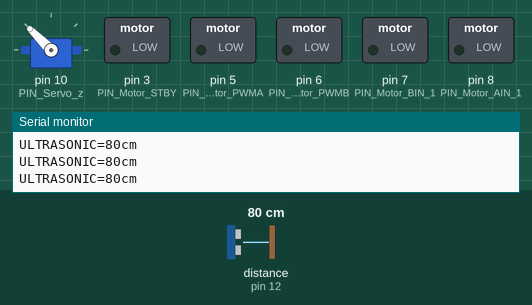
Recording of a sketch running on a simulated Arduino Uno, built with avr-gcc and run on an emulated ATmega328P. Parts: servo, switched loads named in the sketch (green lamp = pin HIGH), the last lines printed to the serial monitor. Wiring (inferred from the names in the program): ultrasonic range finder: trigger pin 13; echo pin 12. The test bench sets the inputs (shaded band); at power-on: distance to the obstacle (sensor on pin 12) 80 cm. The echo pulse lasts 58.3 µs per cm; pins used as bus, display or sensor lines are not drawn.

Above: at 1.7 s.
1.8 s: distance to the obstacle (sensor on pin 12) set to 203 cm
At 2.15 s:
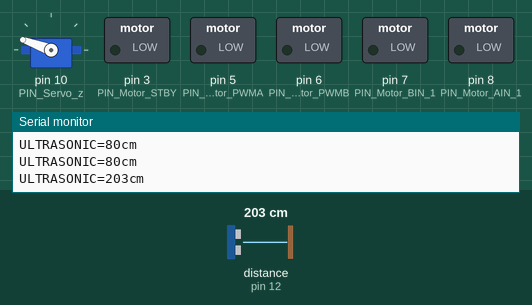
4.8 s: distance to the obstacle (sensor on pin 12) set to 2 cm
At 4.96 s:
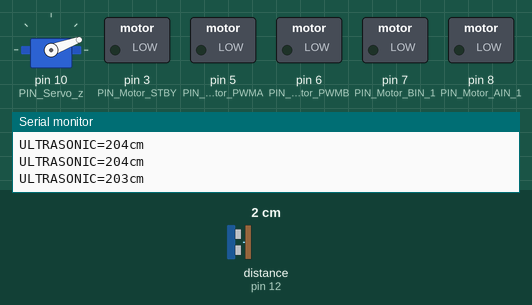
At 6.9 s:
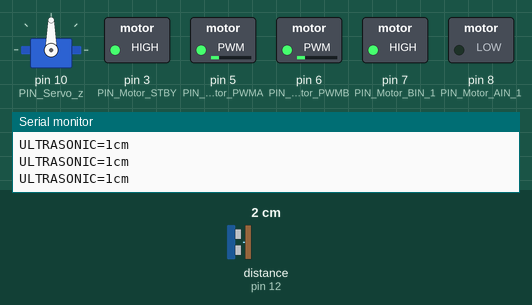
Timing chart, 0 to 13.8 s (numbered marks = the images above; inputs shaded):
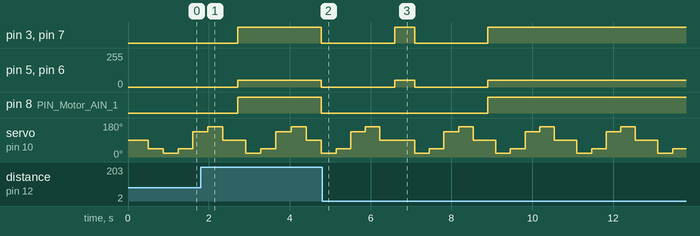

Measured:
- after the input at 4.8 s, pin 7 (PIN_Motor_BIN_1): LOW → HIGH after 1.8 s, → LOW 0.50 s later, → HIGH 1.8 s later

The sketch:

driv_avoid.ino
```cpp
#include <Servo.h>

#include <avr/wdt.h>
#include "DeviceDriverSet_xxx0.h"

#define PIN_Motor_PWMA 5
#define PIN_Motor_PWMB 6

#define PIN_Motor_BIN_1 7
#define PIN_Motor_AIN_1 8
#define PIN_Motor_STBY 3

#define PIN_ITR20001xxxL A2
#define PIN_ITR20001xxxM A1
#define PIN_ITR20001xxxR A0

#define TrackingDetection_S 40
#define TrackingDetection_E 500
#define TrackingDetection_V 950

#define PIN_Servo_z 10


Servo myservo;

DeviceDriverSet_ULTRASONIC myUltrasonic;


uint8_t rpm_left = 50;
uint8_t rpm_right = 50;

uint8_t rpm_normal = 50;
uint8_t rpm_turn = 40;

//line detetion sensors
uint8_t sensor_tresh = 200;

float l1_distance;
float l2_distance;
float r1_distance;
float r2_distance;
float m_distance;

float turn_delay_big = 1000;
float turn_delay_small = 500;

//function to move forward
void forward() {
  digitalWrite(PIN_Motor_STBY, HIGH);
  digitalWrite(PIN_Motor_AIN_1, HIGH);
  analogWrite(PIN_Motor_PWMA, 50);
  digitalWrite(PIN_Motor_BIN_1, HIGH);
  analogWrite(PIN_Motor_PWMB, 50);
}

void rotate_right(uint8_t right, uint8_t left){
    digitalWrite(PIN_Motor_AIN_1, HIGH);
    digitalWrite(PIN_Motor_BIN_1, LOW);
    analogWrite(PIN_Motor_PWMB, right);
    analogWrite(PIN_Motor_PWMA, left);
    digitalWrite(PIN_Motor_STBY, HIGH);
}

void rotate_left(uint8_t right, uint8_t left){
  digitalWrite(PIN_Motor_AIN_1, LOW);
  digitalWrite(PIN_Motor_BIN_1, HIGH);
  analogWrite(PIN_Motor_PWMB, left);
  analogWrite(PIN_Motor_PWMA, right);
  digitalWrite(PIN_Motor_STBY, HIGH);
}
void stopMov(){
  analogWrite(PIN_Motor_PWMA, 0);
  analogWrite(PIN_Motor_PWMB, 0);
  digitalWrite(PIN_Motor_STBY, LOW);
  digitalWrite(PIN_Motor_AIN_1, LOW);
  digitalWrite(PIN_Motor_BIN_1, LOW);
}

void init_servo()
{
  myservo.attach(PIN_Servo_z, 500, 2400); //500: 0 degree  2400: 180 degree
  myservo.attach(PIN_Servo_z);
  myservo.write(90); //sets the servo position according to the 90（middle）
  delay(500);
}

static boolean comparison(long L, long M, long R, uint8_t tresh){
  if (L > tresh || M > tresh || R > tresh)
    return true;
  else
    return false;
}

int move_face(int angle){
  //code to move servo and get distance

  myservo.attach(PIN_Servo_z);
  myservo.write(angle);
}


int L_R(){
  move_face(45);//look left
  l1_distance = myUltrasonic.DeviceDriverSet_ULTRASONIC_Test();
  delay(360);
  move_face(135);//look left
  r1_distance = myUltrasonic.DeviceDriverSet_ULTRASONIC_Test();

  if (l1_distance == r1_distance){
    return 0;
  }
  else if (l1_distance > r1_distance){
    return 1;
  }
  else {
    return 2;
  }
}

int get_turn_dist(){
  move_face(20);//look left
  l1_distance = myUltrasonic.DeviceDriverSet_ULTRASONIC_Test();
  delay(360);
  move_face(45);//look left
  l2_distance = myUltrasonic.DeviceDriverSet_ULTRASONIC_Test();
  delay(360);
  move_face(135);//look right
  r1_distance = myUltrasonic.DeviceDriverSet_ULTRASONIC_Test();
  delay(360);
  move_face(160);//look right
  r2_distance = myUltrasonic.DeviceDriverSet_ULTRASONIC_Test();
  delay(360);
  move_face(90);//look straight
  m_distance = myUltrasonic.DeviceDriverSet_ULTRASONIC_Test();
  delay(360);
}

boolean isObj(int l1, int l2, int r1, int r2, int m){
    get_turn_dist();

    if(l1<=15){
        return true;
    }
    else if(l2<=15){
        return true;
    }
    else if(r1<=15){
        return true;
    }
    else if(r2<=15){
        return true;
    }
    else if(m<=15){
        return true;
    }
    else{
        return false;
    }
}

void exec_turn(){
  if (l1_distance <= 15 & r1_distance <= 15 & l2_distance <= 15 & r2_distance <= 15){
       rotate_left(rpm_right, rpm_left);
       delay(1500);
       stopMov();
   }
   else if(l1_distance > r1_distance){
       if(l1_distance >= l2_distance){
           rotate_left(rpm_right, rpm_left);
           delay(turn_delay_small);
           stopMov();
       }
       else{
        rotate_left(rpm_right, rpm_left);
        delay(turn_delay_big);
        stopMov();
       }
   }
   else if(l1_distance<r1_distance){
       if(r1_distance>=r2_distance){
           rotate_right(rpm_right, rpm_left);
           delay(turn_delay_small);
           stopMov();
       }
       else{
           rotate_right(rpm_right, rpm_left);
           delay(turn_delay_big);
           stopMov();
       }
   }
}

int lineCount = 0;

void setup() {
  pinMode(PIN_ITR20001xxxL, INPUT);
  pinMode(PIN_ITR20001xxxM, INPUT);
  pinMode(PIN_ITR20001xxxR, INPUT);
  pinMode(PIN_Motor_PWMA, OUTPUT);
  pinMode(PIN_Motor_PWMB, OUTPUT);
  pinMode(PIN_Motor_AIN_1, OUTPUT);
  pinMode(PIN_Motor_BIN_1, OUTPUT);
  pinMode(PIN_Motor_STBY, OUTPUT);

  Serial.begin(9600);

  myUltrasonic.DeviceDriverSet_ULTRASONIC_Init();

  init_servo();//init servo and set angle to stright (90)


}


void loop() {
 int lr = L_R();

  while (lineCount < 1){
      if(lr == 0){
          while (isObj(l1_distance, l2_distance, r1_distance, r2_distance, m_distance)){
              forward();
              delay(200);
          }
          stopMov();
          get_turn_dist();
          exec_turn();
      }
      else if (lr = 1){//left
          exec_turn();
          while (isObj(l1_distance, l2_distance, r1_distance, r2_distance, m_distance)){
              forward();
              delay(200);
          }
          stopMov();
          get_turn_dist();
          exec_turn();
      }
      else{//right
          exec_turn();
          while (isObj(l1_distance, l2_distance, r1_distance, r2_distance, m_distance)){
              forward();
              delay(200);
          }
          stopMov();
          get_turn_dist();
          exec_turn();
      }
   }
}
```

DeviceDriverSet_xxx0.cpp
```cpp
/*
 * @Author: ELEGOO
 * @Date: 2019-10-22 11:59:09
 * @LastEditTime: 2020-06-12 16:36:20
 * @LastEditors: Changhua
 * @Description: conqueror robot tank
 * @FilePath:
 */
#include "DeviceDriverSet_xxx0.h"

/*ULTRASONIC*/
//#include <NewPing.h>
// NewPing sonar(TRIGGER_PIN, ECHO_PIN, MAX_DISTANCE); // NewPing setup of pins and maximum distance.
void DeviceDriverSet_ULTRASONIC::DeviceDriverSet_ULTRASONIC_Init(void)
{
  pinMode(ECHO_PIN, INPUT); //Ultrasonic module initialization
  pinMode(TRIG_PIN, OUTPUT);
}
void DeviceDriverSet_ULTRASONIC::DeviceDriverSet_ULTRASONIC_Get(uint16_t *ULTRASONIC_Get /*out*/)
{
  unsigned int tempda_x = 0;
  digitalWrite(TRIG_PIN, LOW);
  delayMicroseconds(2);
  digitalWrite(TRIG_PIN, HIGH);
  delayMicroseconds(10);
  digitalWrite(TRIG_PIN, LOW);
  tempda_x = ((unsigned int)pulseIn(ECHO_PIN, HIGH) / 58);
  *ULTRASONIC_Get = tempda_x;
  // sonar.ping() / US_ROUNDTRIP_CM; // Send ping, get ping time in microseconds (uS).
}

unsigned int DeviceDriverSet_ULTRASONIC::DeviceDriverSet_ULTRASONIC_Test(void)
{

  unsigned int tempda = 0;
  digitalWrite(TRIG_PIN, LOW);
  delayMicroseconds(2);
  digitalWrite(TRIG_PIN, HIGH);
  delayMicroseconds(10);
  digitalWrite(TRIG_PIN, LOW);
  tempda = ((unsigned int)pulseIn(ECHO_PIN, HIGH) / 58);

  // if (tempda_x > 50)
  // {
  //   tempda_x = 50;
  // }

  // // return tempda;
  // return tempda_x;

  Serial.print("ULTRASONIC=");
  Serial.print(tempda); // Convert ping time to distance and print result (0 = outside set distance range, no ping echo)
  Serial.println("cm");

  return tempda;
}
```

DeviceDriverSet_xxx0.h
```cpp
/*
 * @Author: ELEGOO
 * @Date: 2019-10-22 11:59:09
 * @LastEditTime: 2020-06-12 14:45:27
 * @LastEditors: Changhua
 * @Description: conqueror robot tank
 * @FilePath:
 */
#ifndef _DeviceDriverSet_xxx0_H_
#define _DeviceDriverSet_xxx0_H_
#include <Arduino.h>
/*ULTRASONIC*/

//#include <NewPing.h>
class DeviceDriverSet_ULTRASONIC
{
public:
  void DeviceDriverSet_ULTRASONIC_Init(void);
  unsigned int DeviceDriverSet_ULTRASONIC_Test(void);
  void DeviceDriverSet_ULTRASONIC_Get(uint16_t *ULTRASONIC_Get /*out*/);

private:
#define TRIG_PIN 13      // Arduino pin tied to trigger pin on the ultrasonic sensor.
#define ECHO_PIN 12      // Arduino pin tied to echo pin on the ultrasonic sensor.
#define MAX_DISTANCE 200 // Maximum distance we want to ping for (in centimeters). Maximum sensor distance is rated at 400-500cm.
};

#endif
```
